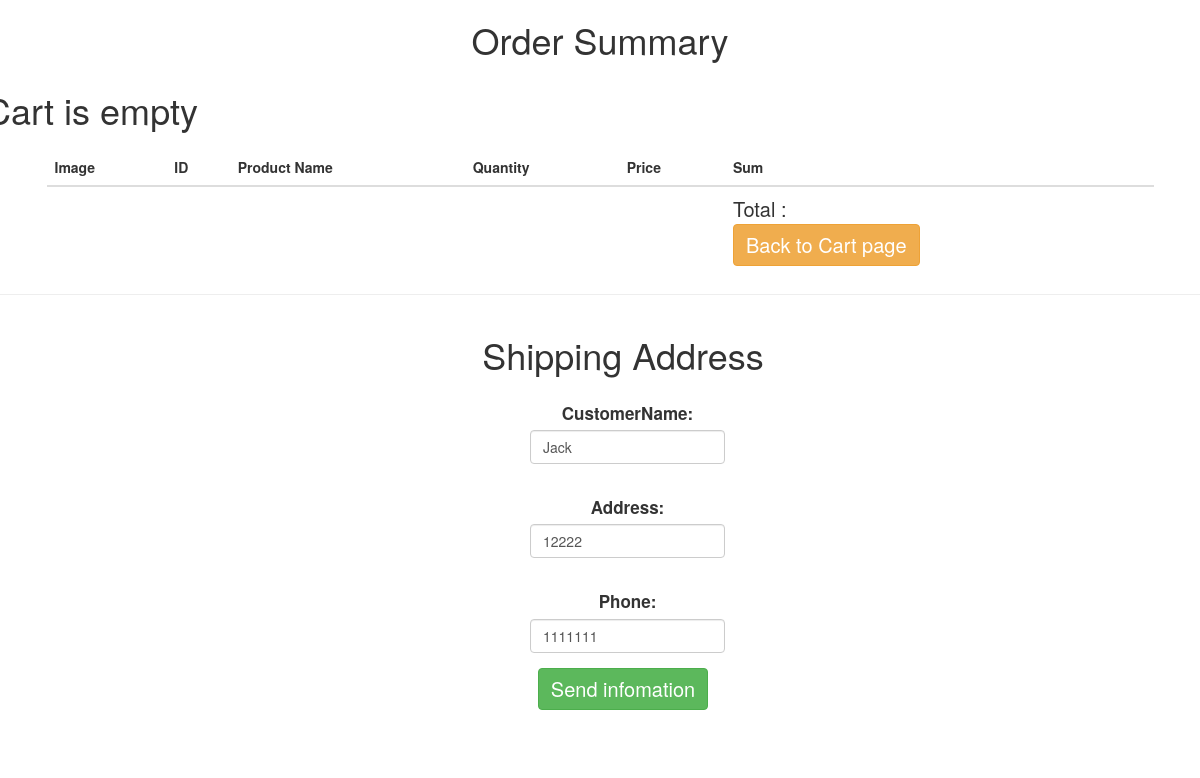
Page /View/checkout/index.php (signed in) on the committed database.
### tables this page shows
CREATE TABLE `customers` (
  `CustomerID` int(11) NOT NULL,
  `CustomerName` text NOT NULL,
  `ContactName` text NOT NULL,
  `Address` text NOT NULL,
  `Addresses` text NOT NULL,
  `City` text NOT NULL,
  `PostalCode` text NOT NULL,
  `Country` text NOT NULL,
  `Phone` int(12) NOT NULL,
  `Username` text NOT NULL,
  `Password` varchar(15) NOT NULL,
  `Email` varchar(20) NOT NULL,
  `Status` int(11) NOT NULL
);

### Model/userModel.php (called while the page is built, shortened)
<?php
	function getUserInfoModel($customerID){
		$hostname='localhost';
		$username='root';
		$password='';
		$dbname='myonlineshop';
		$conn=mysqli_connect($hostname, $username, $password, $dbname);
		$sql='SELECT * FROM customers WHERE CustomerID = '.$customerID.'';
		$result = mysqli_query($conn, $sql);
		$userArray = array();
		if (mysqli_num_rows($result)>0) {
			while ($row=mysqli_fetch_assoc($result)) {
				array_push($userArray, $row);
			}
		}
		return $userArray;
	}
?>

### Controller/userController.php (called while the page is built, shortened)
<?php
	function getUserInfo($customerID){
		include '../../Model/userModel.php';
		$userArray = getUserInfoModel($customerID);
		return $userArray;
	}
?>

### View/checkout/index.php (the view, shortened to what this page needs)
<!DOCTYPE html>
<html>
	<head>
	      <link rel="stylesheet" href="https://maxcdn.bootstrapcdn.com/bootstrap/3.3.7/css/bootstrap.min.css">
	</head>
	<body>
		<div class="row" style="text-align: center;">
			<h1>Order Summary</h1>
		</div>
		<div class="row">
			<table class="table" style="width: 90%; margin: 0px auto">
				<thead>
					<tr>
						<th>Image</th>
						<th>ID</th>
					   <th>Product Name</th>
					   <th>Quantity</th>
					   <th>Price</th>
					   <th>Sum</th>
					</tr>
				</thead>
				<tbody>
	  	<?php
            if(isset($_SESSION["userID"])){
              $userID=$_SESSION["userID"];
            }
            include '../../Controller/userController.php';
            $orderInfoArray = getUserInfo($userID);
	  		if(!isset($_SESSION["cart"]) || count($_SESSION["cart"]) == 0){
	  			echo "<h1>Cart is empty<h1>";
	  		}
	  	?>
	  			<tr>
	  				<td></td>
	  				<td></td>
	  				<td></td>
	  				<td></td>
	  				<td></td>
	  				<td class="total">
	  					Total :<?php echo $total?>
	  					<br/>
	  					<a href="http://localhost/onlineShop/onlineShop/View/PDP/cart.php"><button class="btn btn-warning but">Back to Cart page</button></a>
	  				</td>
	  			</tr>
				</tbody>
	    	</table>
		</div>
		<hr/>
		<div class="row" style="text-align: center;">
			<h1 style="margin-left: 46px">Shipping Address</h1>
			<div class="form">
				<form action="../../Controller/ordersController.php?action=sendInfo" method="post">
				  <span class="form-group psw">
				    <label>CustomerName:</label>
				    <input type="" class="form-control" name ="customername" value="<?php echo ($userID) ? $orderInfoArray[0]['CustomerName'] : ''?>">
				  </span>
				  <br>
				  <span class="form-group psw">
				    <label>Address:</label>
				    <input type="" class="form-control" name="address" value="<?php echo ($userID) ? $orderInfoArray[0]['Address'] : ''?>">
				  </span>
				  <br>
				  <span class="form-group psw">
				    <label>Phone:</label>
				    <input type="" class="form-control" name="Phone" value="<?php echo ($userID) ? $orderInfoArray[0]['Phone'] : ''?>">
				  </span>
				  <button type="submit" class="btn btn-success order">Send infomation</button>
				</form>
			</div>
		</div>
	</body>
</html>

### View/checkout/index.php (style rules this page uses)
.total { font-size: 20px; }
.but { font-size: 20px; }
.form { width: 250px; margin: 0 auto; font-size: 17px; }
span.psw { float: right; padding-top: 16px; }
.order { margin-left: 46px; font-size: 20px; margin-bottom: 40px; }

### rows in the picture
customers: customername "Jack", address "12222", Phone "1111111"
